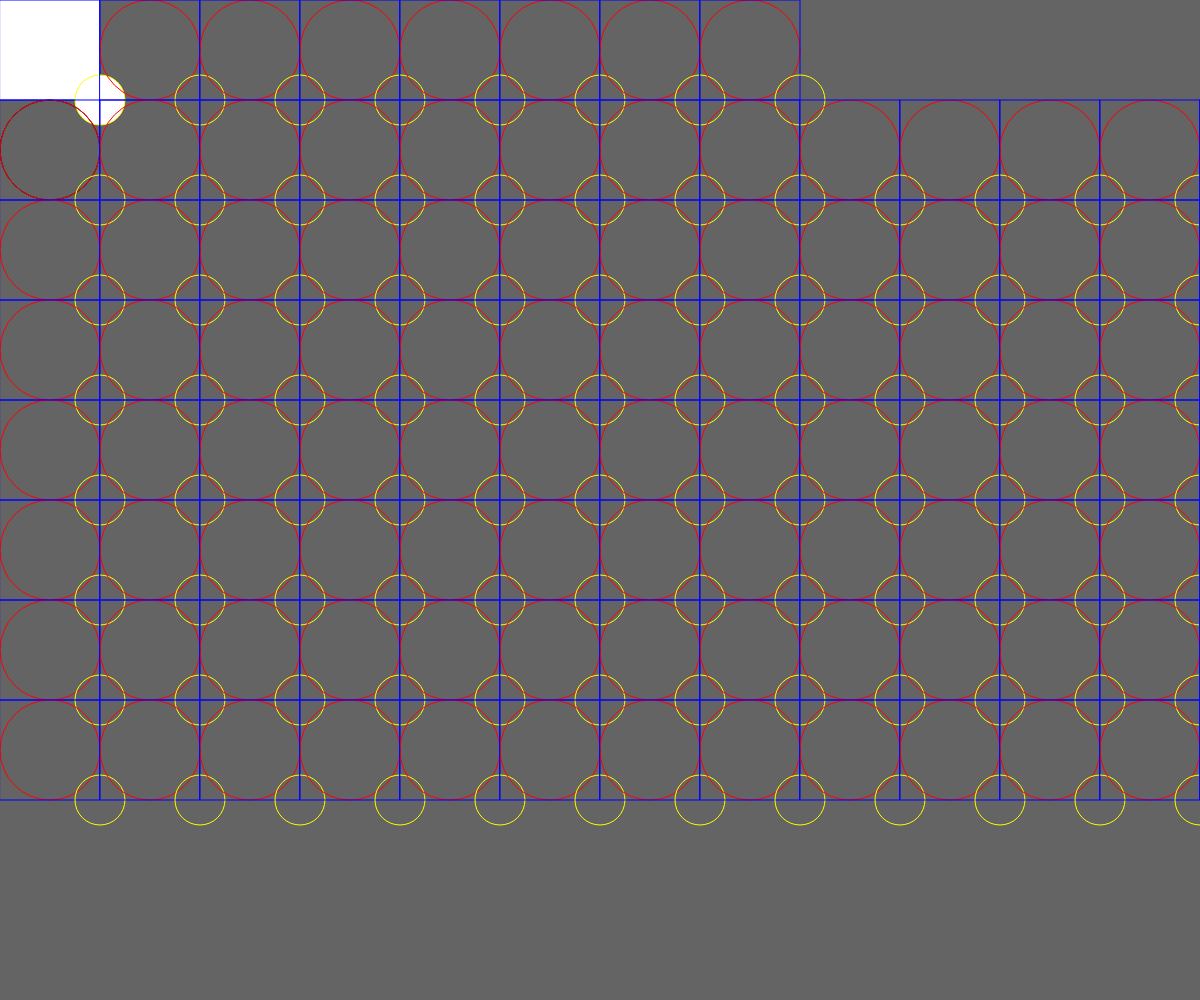
Frame 1 (no input)
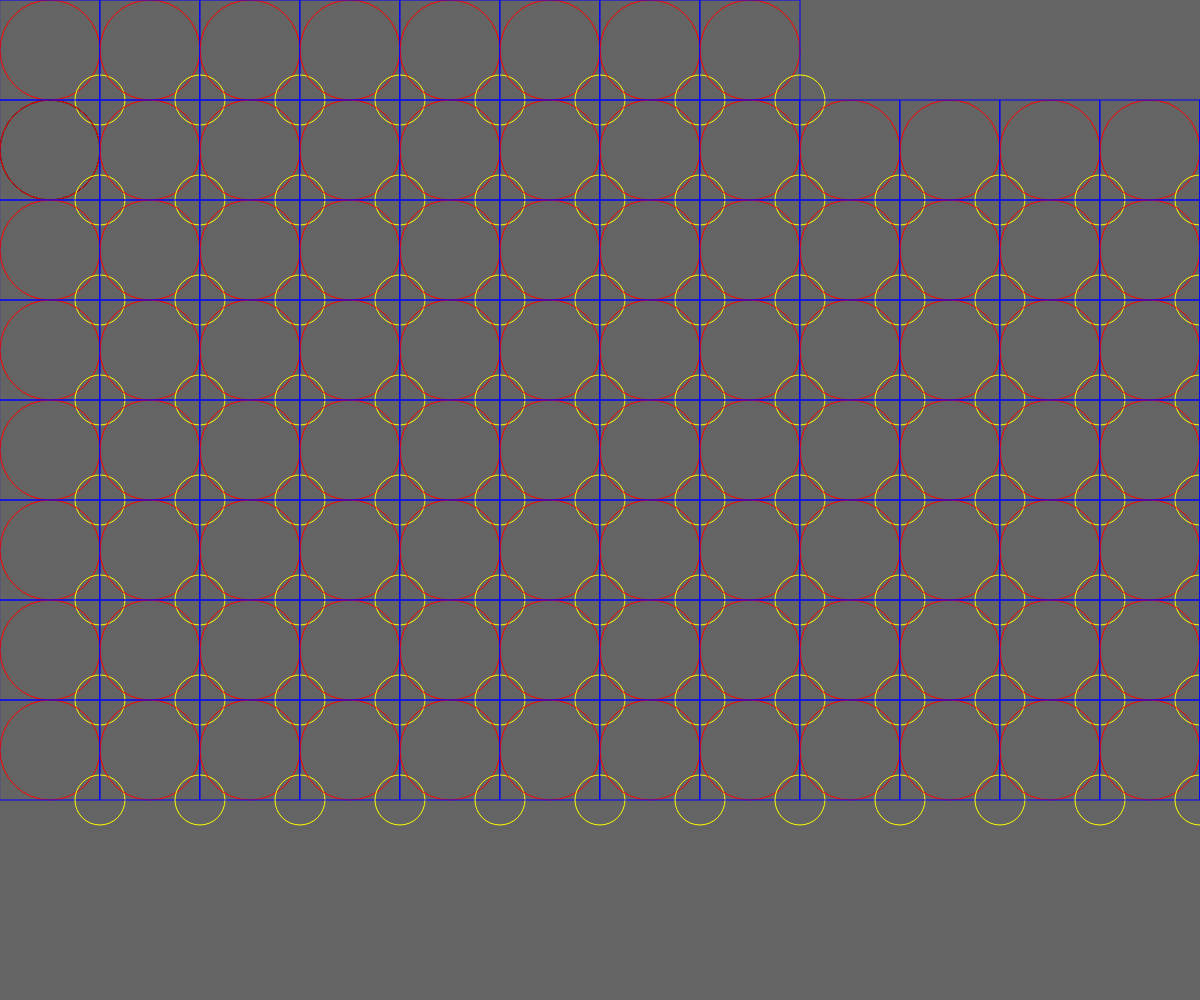
Frame 60 (no input)
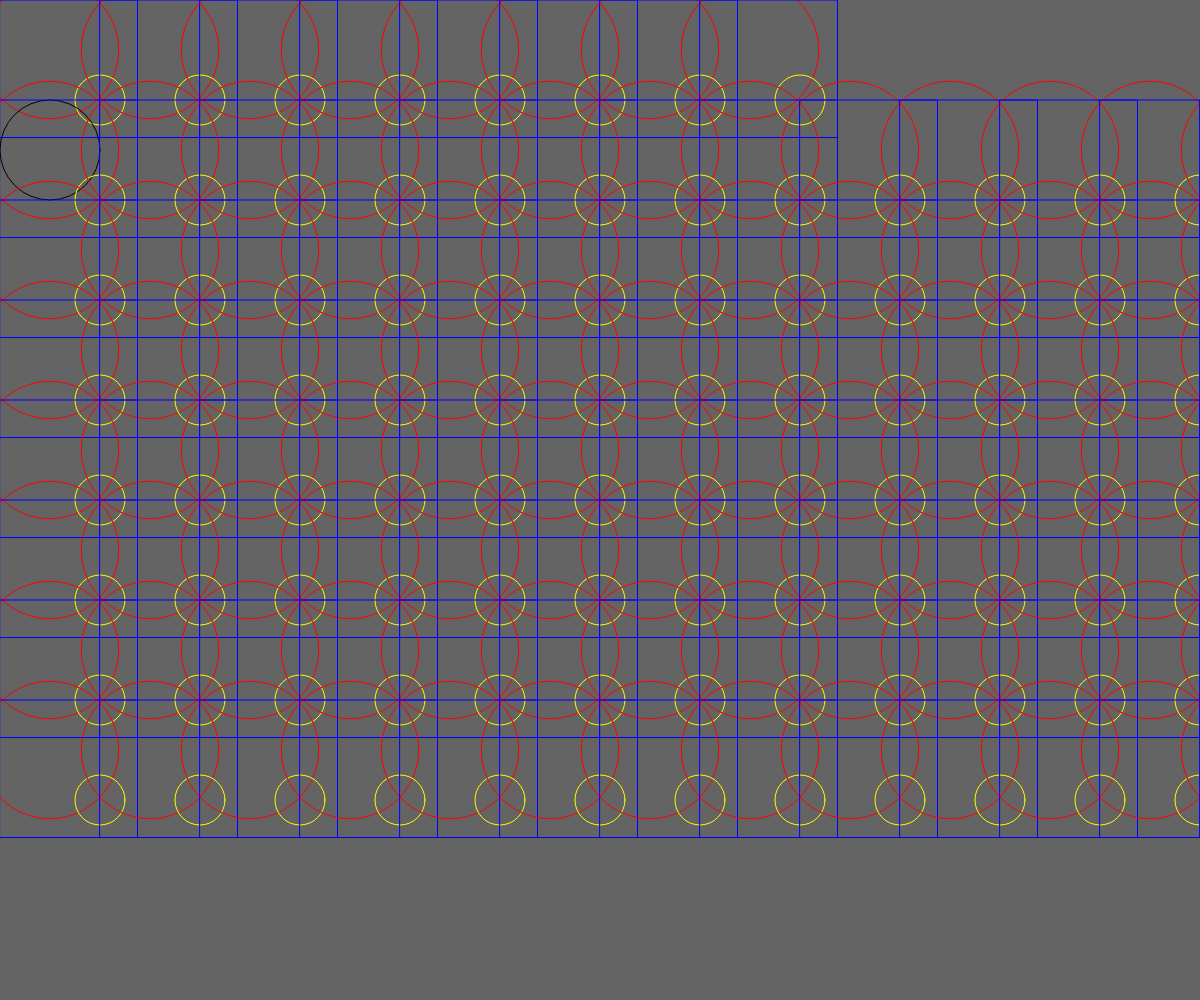
Frame 120 (the mouse pressed at the canvas centre since frame 60)

The p5.js sketch that drew these frames (run headless with seeded random() and noise() and a simulated clock; from frame 60 on, the mouse is pressed at the canvas centre):

// p5.js sketch
// ── sketch.js
function setup() {
  createCanvas(windowWidth, windowHeight);
  
}
function draw() {
  var r=0
  background(100) ;
  r = mouseX;
 for(let i=0; i<8;i++) {
    stroke(255,0,0)
    ellipse(i*100+50,50,100+mouseX/16) ;
stroke(0,0,255)
    rect(i*100,0,100+mouseX/16)
stroke(255,255,0)
    ellipse(i*100+100,100,50)
     noFill(0)
    stroke(0)
   }
   
   ellipse(50,150,100) ;
  noFill(0)
 for(let i =0; i<16 ;i++){
  stroke(255,0,0)
  ellipse(i*100+50,150,100+mouseX/16)
  stroke(0,0,255)
  rect(i*100,100,100+mouseX/16)
  stroke(255,255,0)
  ellipse(i*100+100,200,50)
  noFill(0)
  stroke(0)
} 
for(let i =0; i<16 ;i++){
  stroke(255,0,0)
  ellipse(i*100+50,250,100+mouseX/16)
  stroke(0,0,255)
  rect(i*100,200,100+mouseX/16)
  stroke(255,255,0)
  ellipse(i*100+100,300,50)
  noFill(0)
  stroke(0)
}

  for(let i =0; i<16 ;i++){
    stroke(255,0,0)
    ellipse(i*100+50,350,100+mouseX/16)
    stroke(0,0,255)
    rect(i*100,300,100+mouseX/16)
    stroke(255,255,0)
    ellipse(i*100+100,400,50)
    noFill(0)
    stroke(0)
  
  } 
 for(let i =0; i<16 ;i++){
  stroke(255,0,0)
  ellipse(i*100+50,450,100+mouseX/16)
  stroke(0,0,255)
  rect(i*100,400,100+mouseX/16)
  stroke(255,255,0)
  ellipse(i*100+100,500,50)
  noFill(0)
  stroke(0)
}
for(let i =0; i<16 ;i++){
  stroke(255,0,0)
  ellipse(i*100+50,550,100+mouseX/16)
  stroke(0,0,255)
  rect(i*100,500,100+mouseX/16)
  stroke(255,255,0)
  ellipse(i*100+100,600,50)
  noFill(0)
  stroke(0)
}
for(let i =0; i<16 ;i++){
  stroke(255,0,0)
    ellipse(i*100+50,650,100+mouseX/16)
    stroke(0,0,255)
    rect(i*100,600,100+mouseX/16)
    stroke(255,255,0)
    ellipse(i*100+100,700,50)
    noFill(0)
    stroke(0)
  }
  for(let i =0; i<16 ;i++){
    stroke(255,0,0)
    ellipse(i*100+50,750,100+mouseX/16)
    stroke(0,0,255)
    rect(i*100,700,100+mouseX/16)
    stroke(255,255,0)
    ellipse(i*100+100,800,50)
    noFill(0)
    stroke(0)
  }
}
